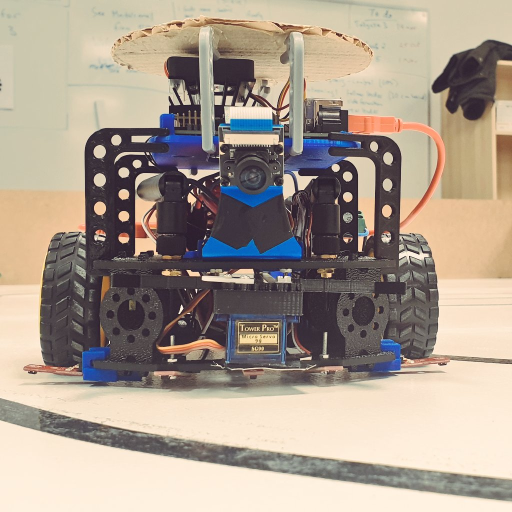
#> input picture Robot/Assets/robot-image.jpeg, 1024 x 1024 px, given in place of x-raw, format=(string)BGR ! appsink, which was not available (shown at 1/2 size)
$ python lane_detect2.py
#> lines starting #> are read from the running program, lines starting #| are printed output that depends on the picture; after the words box and inside, x2 and y2 are one past the last pixel; in counts of white or black regions, pixels touching at a corner belong together; pictures that were not available may be replaced by others from this repository, and a replacement may not be noted
import cv2 as cv

import numpy as np
from time import gmtime, strftime, sleep, time
import logging
import math

# NVIDIA jetson ues the gstreamer pipeline for getting it's data
def gstreamer_pipeline (capture_width=800, capture_height=640, display_width=800, display_height=640, framerate=60, flip_method=0) :
    return ('nvarguscamerasrc ! '
    'video/x-raw(memory:NVMM), '
    'width=(int)%d, height=(int)%d, '
    'format=(string)NV12, framerate=(fraction)%d/1 ! '
    'nvvidconv flip-method=%d ! '
    'video/x-raw, width=(int)%d, height=(int)%d, format=(string)BGRx ! '
    'videoconvert ! '
    'video/x-raw, format=(string)BGR ! appsink'  % (capture_width,capture_height,framerate,flip_method,display_width,display_height))

def draw_lines(img, lines, color=[255, 0, 0], thickness=3):
    # If there are no lines to draw, exit.
    if lines is None:
            return
    # Make a copy of the original image.
    img = np.copy(img)
    # Create a blank image that matches the original in size.
    line_img = np.zeros(
        (
            img.shape[0],
            img.shape[1],
            3
        ),
        dtype=np.uint8,
    )
    # Loop over all lines and draw them on the blank image.
    for line in lines:
        for x1, y1, x2, y2 in line:
            cv.line(line_img, (x1, y1), (x2, y2), color, thickness)
    # Merge the image with the lines onto the original.
    img = cv.addWeighted(img, 0.8, line_img, 1.0, 0.0)
    # Return the modified image.
    return img

# [10 lines left out: function weighted_img, not called in this run]


def detect_line_segments(cropped_edges):
    # tuning min_threshold, minLineLength, maxLineGap is a trial and error process by hand
    rho = 1  # distance precision in pixel, i.e. 1 pixel
    angle = np.pi / 180  # angular precision in radian, i.e. 1 degree
    min_threshold = 10  # minimal of votes
    line_segments = cv.HoughLinesP(cropped_edges, rho, angle, min_threshold,
                                    np.array([]), minLineLength=10, maxLineGap=15)

    return line_segments

# [65 lines left out: functions make_points, average_slope_intercept, display_lines, not called in this run]

def region_of_interest(edges):
    height, width = edges.shape
    mask = np.zeros_like(edges)

    # only focus bottom half of the screen
    polygon = np.array([[
        (0, height * 1 / 5),
        (width, height * 1 / 5),
        (width, height),
        (0, height),
    ]], np.int32)

    cv.fillPoly(mask, polygon, 255)
    cropped_edges = cv.bitwise_and(edges, mask)
    return cropped_edges

# define a range of black color in HSV

lower_black = np.array([0, 0, 0])
upper_black = np.array([227, 100, 70])

# Rectangular Kernel
rectKernel = cv.getStructuringElement(cv.MORPH_RECT,(7,7))

if __name__=='__main__':

    # capture the video stream data
    capture = cv.VideoCapture(gstreamer_pipeline(flip_method=0, framerate=60), cv.CAP_GSTREAMER)

    if not capture.isOpened:
        print('Unable to open: Camera interface')
        exit(0)

    print('Started')
    print ("Beginning Transmitting to channel: Happy_Robots")
    now = time()

    # commencing subtraction
    while True:
        try:
            # fetching each frame
            ret, frame = capture.read()
#> frame is the input picture: shape (1024, 1024, 3); mean B, G, R 142.9, 156, 169.3

            if frame is None:
                break

            # apply some gaussian blur to the image
            kenerl_size = (3, 3)
            gauss_image = cv.GaussianBlur(frame, kenerl_size, 0)
            #gauss_image =  cv.bilateralFilter(frame,9,75,75)

            # here we convert to the HSV colorspace
            hsv_image = cv.cvtColor(gauss_image, cv.COLOR_BGR2HSV)
#> hsv_image: shape (1024, 1024, 3); mean H, S, V 52.1, 51.7, 173

            # apply color threshold to the HSV image to get only black colors
            thres_1 = cv.inRange(hsv_image, lower_black, upper_black)
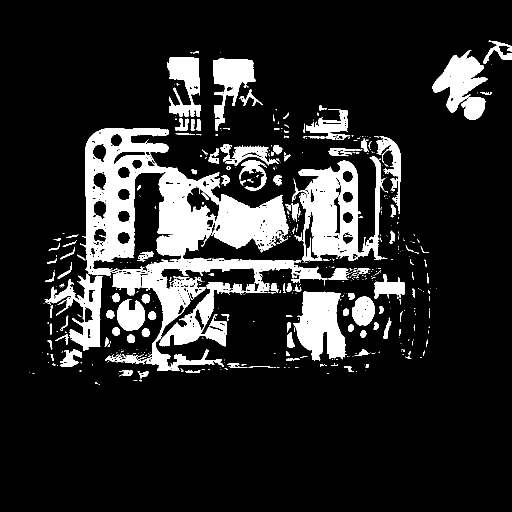
#> thres_1: shape (1024, 1024) (shown at 1/2 size); 14.9% white; 497 white regions (365 under 20 px), largest, box (x1, y1, x2, y2) and area: (160, 257, 655, 742) 74221, (584, 312, 776, 525) 17985, (587, 583, 694, 721) 9595


            # dilate the the threshold image
            thresh = cv.dilate(thres_1, rectKernel, iterations=1)
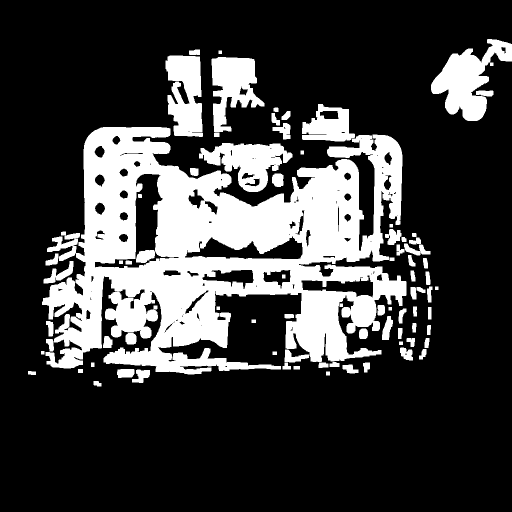
#> thresh: shape (1024, 1024) (shown at 1/2 size); 24.2% white; 77 white regions, largest, box (x1, y1, x2, y2) and area: (84, 254, 813, 749) 192633, (862, 78, 1024, 242) 12194, (398, 286, 585, 384) 9327

            # apply canny edge detection
            low_threshold = 200
            high_threshold = 400
            canny_edges = cv.Canny(gauss_image, low_threshold, high_threshold)
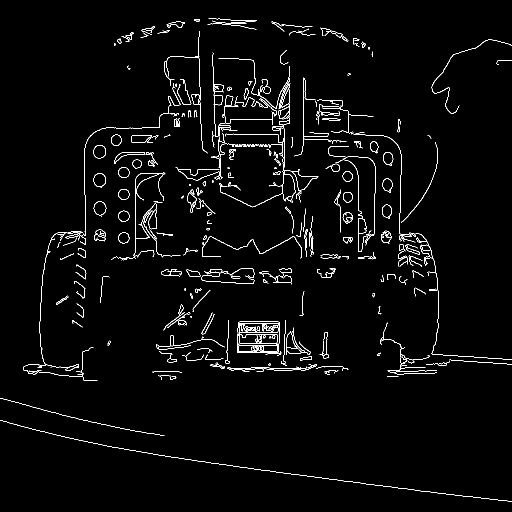
#> canny_edges: shape (1024, 1024) (shown at 1/2 size); 2.4% white in thin lines or dots

            roi_image = region_of_interest(canny_edges)
#> in region_of_interest, `cv.fillPoly(mask, polygon, 255)`:
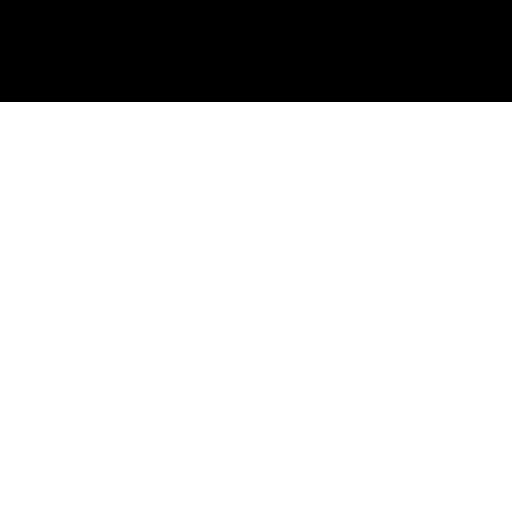
#> mask: shape (1024, 1024) (shown at 1/2 size); 80.1% white; 1 black region, box (x1, y1, x2, y2) and area: (0, 0, 1024, 204) 208896
#> in region_of_interest, `cropped_edges = cv.bitwise_and(edges, mask)`:
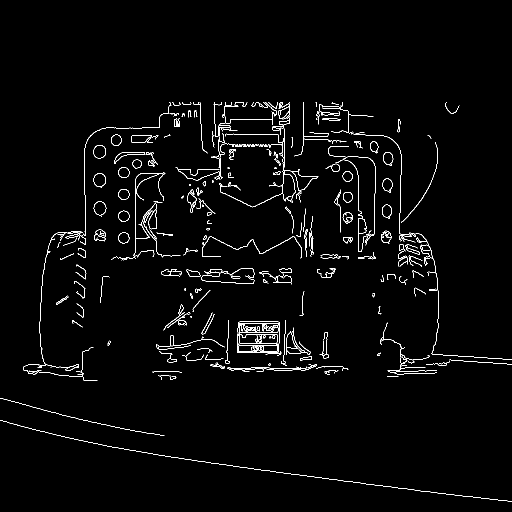
#> cropped_edges: shape (1024, 1024) (shown at 1/2 size); 2.1% white in thin lines or dots, all inside (x1, y1, x2, y2) = (0, 204, 1024, 1003)

            # here we use hough transform to detect line segments
            # works but not averaging the lines
            lines = detect_line_segments(roi_image)
#> in detect_line_segments, `line_segments = cv.HoughLinesP(cropped_edges, rho, angle, min_threshol..`: line_segments = 1427 rows, first 6: [716, 517, 716, 350], [515, 938, 749, 970], [609, 477, 615, 460], [557, 216, 563, 310], [476, 655, 570, 655], [801, 730, 846, 747]
#> lines has the same summary as line_segments in detect_line_segments
            # [8 lines of commented-out code are left out]

            left_line_x = []
            left_line_y = []
            right_line_x = []
            right_line_y = []
            for line in lines:
                for x1, y1, x2, y2 in line:
                    slope = (y2 - y1) / (x2 - x1) # <-- Calculating the slope.
                    #if math.fabs(slope) < 0.5: # <-- Only consider extreme slope
                    #   continue
                    if slope <= 0: # <-- If the slope is negative, left group.
                        left_line_x.extend([x1, x2])
                        left_line_y.extend([y1, y2])
                    else: # <-- Otherwise, right group.
                        right_line_x.extend([x1, x2])
                        right_line_y.extend([y1, y2])
#> this loop made 1427 passes
#> after the loop, left_line_x = 1664 values, max 1013 at index 623, min 46 at index 482, mean 495.4; left_line_y = 1664 values, max 761 at index 444, min 204 at index 95, mean 475.2; right_line_x = 1190 values, max 1023 at index 287, min 0 at index 598, mean 494.8; right_line_y = 1190 values, max 1002 at index 287, min 204 at index 228, mean 475.1

            min_y = int(frame.shape[0] * (3 / 5)) # <-- Just below the horizon
#> min_y = 614
            max_y = frame.shape[0] # <-- The bottom of the image
#> max_y = 1024

            poly_left = np.poly1d(np.polyfit(
                left_line_y,
                left_line_x,
                deg=1
            ))
            left_x_start = int(poly_left(max_y))
#> left_x_start = 473
            left_x_end = int(poly_left(min_y))
#> left_x_end = 489

            poly_right = np.poly1d(np.polyfit(
                right_line_y,
                right_line_x,
                deg=1
            ))
            right_x_start = int(poly_right(max_y))
#> right_x_start = 517
            right_x_end = int(poly_right(min_y))
#> right_x_end = 500

            line_image = draw_lines(
                frame,
                [[
                    [left_x_start, max_y, left_x_end, min_y],
                    [right_x_start, max_y, right_x_end, min_y],
                ]],
                thickness=5,
            )
#> after the loop in draw_lines, `for line in lines:`:
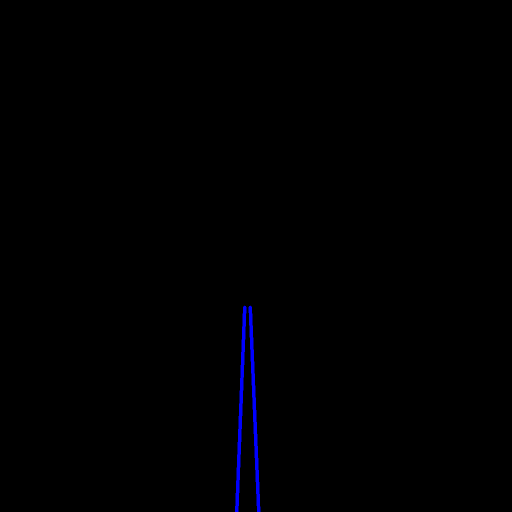
#> line_img: shape (1024, 1024, 3) (shown at 1/2 size); mean of channels 0, 1, 2 1.4, 0, 0; drawn as B, G, R
#> in draw_lines, `img = cv.addWeighted(img, 0.8, line_img, 1.0, 0.0)`:
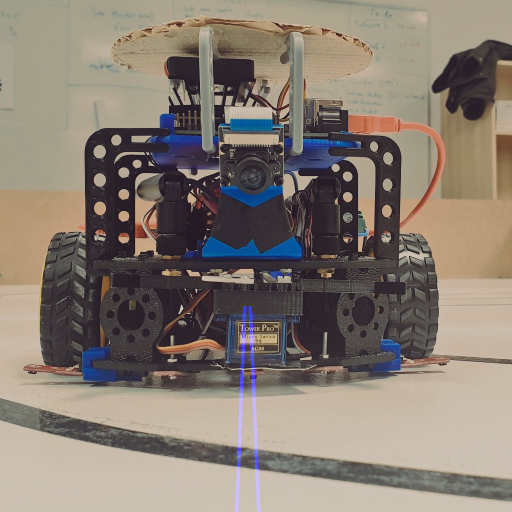
#> img: shape (1024, 1024, 3) (shown at 1/2 size); mean B, G, R 115.1, 124.8, 135.4


            # display both the current frame and the fg masks
            cv.imshow('Frame', frame)
            cv.imshow('New Image', roi_image)
            cv.imshow('Line Image', line_image)

            keyboard = cv.waitKey(30)
#> (key Esc is pressed here)
            if keyboard == 'q' or keyboard == 27:
                break
        except KeyboardInterrupt:
            break

    # cleanup
    capture.release()
    cv.destroyAllWindows()
    del capture
    print('Stopped')

$ run again, on Robot/Assets/stick_insect.png
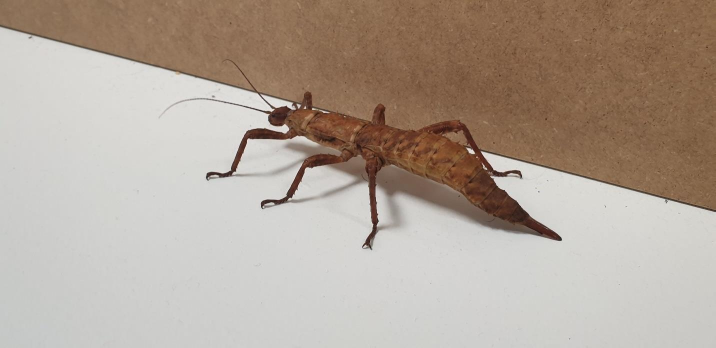
#> input picture Robot/Assets/stick_insect.png, 1431 x 695 px, given in place of x-raw, format=(string)BGR ! appsink, which was not available (shown at 1/2 size)
#> frame is the input picture: shape (695, 1431, 3); mean B, G, R 151.9, 163.9, 177.4
#> hsv_image: shape (695, 1431, 3); mean H, S, V 21.5, 48.4, 177.5
#> `thres_1 = cv.inRange(hsv_image, lower_black, upper_black)`:
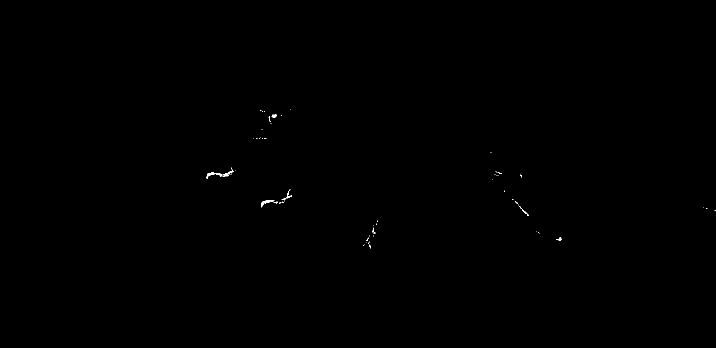
#> thres_1: shape (695, 1431) (shown at 1/2 size); 0.07% white in thin lines or dots, all inside (x1, y1, x2, y2) = (413, 218, 1431, 497)
#> thresh: shape (695, 1431); 0.49% white; 19 white regions, largest, box (x1, y1, x2, y2) and area: (520, 375, 587, 418) 979, (410, 332, 474, 361) 849, (723, 437, 759, 500) 770
#> canny_edges: shape (695, 1431); 0.4% white in thin lines or dots, all inside (x1, y1, x2, y2) = (0, 53, 1431, 500)
#> mask: shape (695, 1431); 80% white; 1 black region, box (x1, y1, x2, y2) and area: (0, 0, 1431, 139) 198909
#> cropped_edges: shape (695, 1431); 0.37% white in thin lines or dots, all inside (x1, y1, x2, y2) = (332, 139, 1431, 500)
#> line_segments = 143 rows, first 6: [343, 141, 652, 223], [961, 304, 1000, 353], [1042, 322, 1303, 391], [996, 311, 1019, 316], [1028, 398, 1071, 441], [966, 335, 1018, 347]
#> lines has the same summary as line_segments in detect_line_segments
#> the loop `for line in lines:` made 143 passes
#> after the loop `for line in lines:`: left_line_x = 114 values, max 1036 at index 75, min 412 at index 28, mean 571.9; left_line_y = 114 values, max 499 at index 12, min 208 at index 87, mean 352.9; right_line_x = 172 values, max 1430 at index 21, min 332 at index 108, mean 810.9; right_line_y = 172 values, max 499 at index 147, min 139 at index 108, mean 319.7
#> left_x_start = 774
#> left_x_end = 609
#> right_x_start = 1603
#> right_x_end = 1016
#> in draw_lines, `img = cv.addWeighted(img, 0.8, line_img, 1.0, 0.0)`:
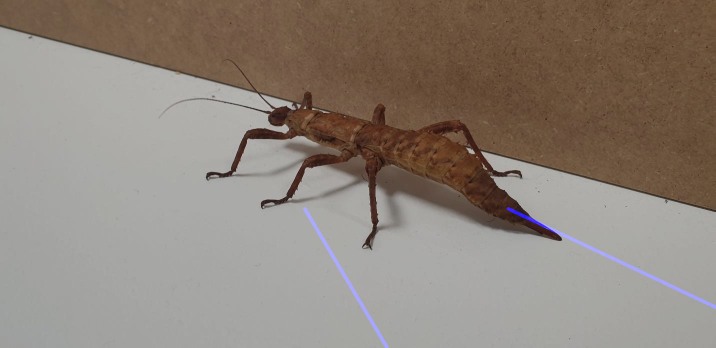
#> img: shape (695, 1431, 3) (shown at 1/2 size); mean B, G, R 122.1, 131.1, 141.9
